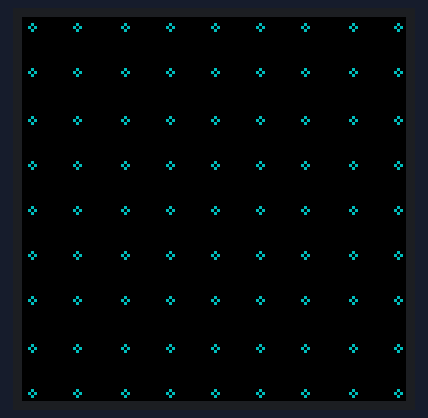
A sketch run on a simulated TI Tiva C LaunchPad. On the bench: 128×128 colour display.

Above: at 0.31 s.
At 1.84 s:
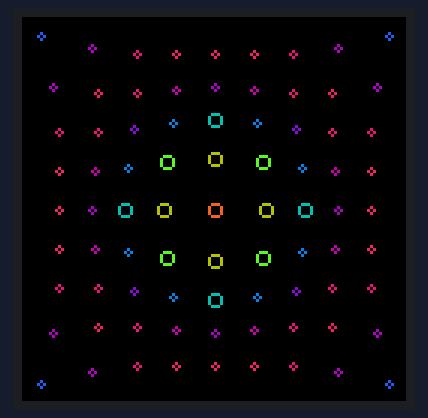
At 3.37 s:
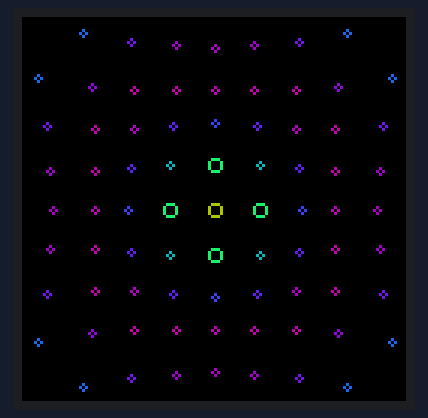
At 6.11 s:
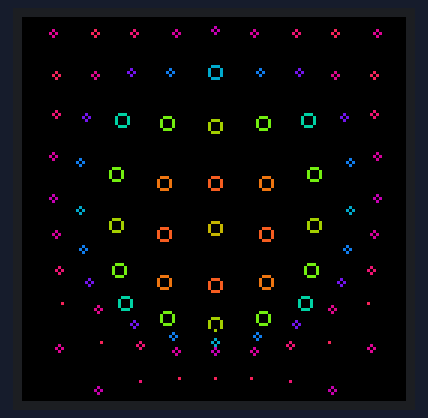
At 20.01 s:
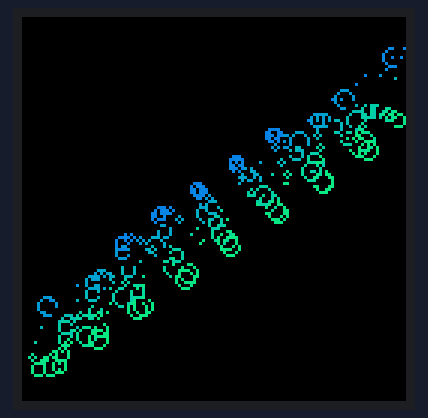
At 39.74 s:
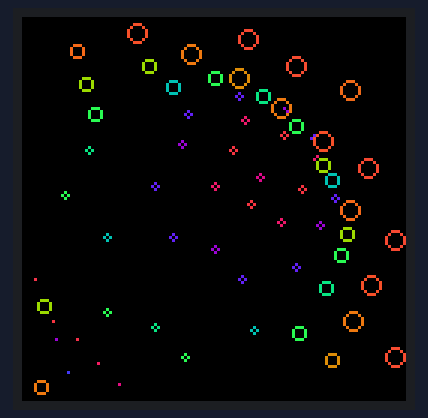

The sketch:

bubbles_Energia.ino
```cpp
/*
	This example was adapted from ugfx http://ugfx.org
	It's a great example of many 2d objects in a 3d space (matrix transformations)
	and show the capabilities of RA8875 chip.
 Tested and worked with:
 Teensy3,Teensy3.1,Arduino UNO,Arduino YUN,Arduino Leonardo,Stellaris
 Works with Arduino 1.0.6 IDE, Arduino 1.5.8 IDE, Energia 0013 IDE
*/
#ifdef __AVR__
#define sinf sin
#endif

#define	BLACK   0x0000
#define	BLUE    0x001F
#define	RED     0xF800
#define	GREEN   0x07E0
#define CYAN    0x07FF
#define MAGENTA 0xF81F
#define YELLOW  0xFFE0
#define WHITE   0xFFFF
#define NDOTS 512			// Number of dots 512
#define SCALE 4096//4096
#define INCREMENT 512//512
#define PI2 6.283185307179586476925286766559
#define RED_COLORS (32)
#define GREEN_COLORS (64)
#define BLUE_COLORS (32)

#include <SPI.h>
#include <Adafruit_GFX.h>
#include <TFT_ILI9163C.h>

/*
Teensy3.x and Arduino's
You are using 4 wire SPI here, so:
 MOSI:  11//Teensy3.x/Arduino UNO (for MEGA/DUE refere to arduino site)
 MISO:  12//Teensy3.x/Arduino UNO (for MEGA/DUE refere to arduino site)
 SCK:   13//Teensy3.x/Arduino UNO (for MEGA/DUE refere to arduino site)
 the rest of pin below:
 */

 //PINS
#define __CS    PB_5
#define __DC    PF_1
#define __SDCS  PF_2

// SPI Pins (Added by VKSALIAN)
// PB.4 - Pin  7 -- SCK (2)
// PB.5 - Pin  2 -- CS  (2)
// PB.6 - Pin 14 -- MISO(2)
// PB.7 - Pin 15 -- MOSI(2)

TFT_ILI9163C tft = TFT_ILI9163C(__CS, __DC);

int16_t sine[SCALE+(SCALE/4)];
int16_t *cosi = &sine[SCALE/4];
int16_t angleX = 0, angleY = 0, angleZ = 0;
int16_t speedX = 0, speedY = 0, speedZ = 0;

int16_t xyz[3][NDOTS];
uint16_t col[NDOTS];
int pass = 0;


void initialize (void){
  uint16_t i;
  /* if you change the SCALE*1.25 back to SCALE, the program will
   * occassionally overrun the cosi array -- however this actually
   * produces some interesting effects as the BUBBLES LOSE CONTROL!!!!
   */
  for (i = 0; i < SCALE+(SCALE/4); i++)
    //sine[i] = (-SCALE/2) + (int)(sinf(PI2 * i / SCALE) * sinf(PI2 * i / SCALE) * SCALE);
    sine[i] = (int)(sinf(PI2 * i / SCALE) * SCALE);
}

void setup()
{

  tft.begin();

  initialize();
}


void matrix (int16_t xyz[3][NDOTS], uint16_t col[NDOTS]){
  static uint32_t t = 0;
  int16_t x = -SCALE, y = -SCALE;
  uint16_t i, s, d;
  uint8_t red,grn,blu;

  for (i = 0; i < NDOTS; i++)
  {
    xyz[0][i] = x;
    xyz[1][i] = y;

    d = sqrt(x * x + y * y); 	/* originally a fastsqrt() call */
    s = sine[(t * 30) % SCALE] + SCALE;

    xyz[2][i] = sine[(d + s) % SCALE] * sine[(t * 10) % SCALE] / SCALE / 2;

    red = (cosi[xyz[2][i] + SCALE / 2] + SCALE) * (RED_COLORS - 1) / SCALE / 2;
    grn = (cosi[(xyz[2][i] + SCALE / 2 + 2 * SCALE / 3) % SCALE] + SCALE) * (GREEN_COLORS - 1) / SCALE / 2;
    blu = (cosi[(xyz[2][i] + SCALE / 2 + SCALE / 3) % SCALE] + SCALE) * (BLUE_COLORS - 1) / SCALE / 2;
    col[i] = ((red << 11) + (grn << 5) + blu);
    x += INCREMENT;
    if (x >= SCALE) x = -SCALE, y += INCREMENT;
  }
  t++;
}

void rotate (int16_t xyz[3][NDOTS], uint16_t angleX, uint16_t angleY, uint16_t angleZ){
  uint16_t i;
  int16_t tmpX, tmpY;
  int16_t sinx = sine[angleX], cosx = cosi[angleX];
  int16_t siny = sine[angleY], cosy = cosi[angleY];
  int16_t sinz = sine[angleZ], cosz = cosi[angleZ];

  for (i = 0; i < NDOTS; i++)
  {
    tmpX      = (xyz[0][i] * cosx - xyz[2][i] * sinx) / SCALE;
    xyz[2][i] = (xyz[0][i] * sinx + xyz[2][i] * cosx) / SCALE;
    xyz[0][i] = tmpX;
    tmpY      = (xyz[1][i] * cosy - xyz[2][i] * siny) / SCALE;
    xyz[2][i] = (xyz[1][i] * siny + xyz[2][i] * cosy) / SCALE;
    xyz[1][i] = tmpY;
    tmpX      = (xyz[0][i] * cosz - xyz[1][i] * sinz) / SCALE;
    xyz[1][i] = (xyz[0][i] * sinz + xyz[1][i] * cosz) / SCALE;
    xyz[0][i] = tmpX;
  }
}


void draw(int16_t xyz[3][NDOTS], uint16_t col[NDOTS]){
  static uint16_t oldProjX[NDOTS] = { 0 };
  static uint16_t oldProjY[NDOTS] = { 0 };
  static uint8_t oldDotSize[NDOTS] = { 0 };
  uint16_t i, projX, projY, projZ, dotSize;

  for (i = 0; i < NDOTS; i++)
  {
    projZ = SCALE - (xyz[2][i] + SCALE) / 4;
    projX = tft.width() / 2 + (xyz[0][i] * projZ / SCALE) / 25;
    projY = tft.height() / 2 + (xyz[1][i] * projZ / SCALE) / 25;
    dotSize = 3 - (xyz[2][i] + SCALE) * 2 / SCALE;

    tft.drawCircle (oldProjX[i], oldProjY[i], oldDotSize[i], BLACK);

    if (projX > dotSize && projY > dotSize && projX < tft.width() - dotSize && projY < tft.height() - dotSize)
    {
      tft.drawCircle (projX, projY, dotSize, col[i]);
      oldProjX[i] = projX;
      oldProjY[i] = projY;
      oldDotSize[i] = dotSize;
    }
  }
}

void loop()
{
  matrix(xyz, col);
  rotate(xyz, angleX, angleY, angleZ);
  draw(xyz, col);

  angleX += speedX;
  angleY += speedY;
  angleZ += speedZ;

  if (pass > 400) speedY = 1;
  if (pass > 800) speedX = 1;
  if (pass > 1200) speedZ = 1;
  pass++;

  if (angleX >= SCALE) {
    angleX -= SCALE;
  }
  else if (angleX < 0) {
    angleX += SCALE;
  }

  if (angleY >= SCALE) {
    angleY -= SCALE;
  }
  else if (angleY < 0) {
    angleY += SCALE;
  }

  if (angleZ >= SCALE) {
    angleZ -= SCALE;
  }
  else if (angleZ < 0) {
    angleZ += SCALE;
  }
}
```
